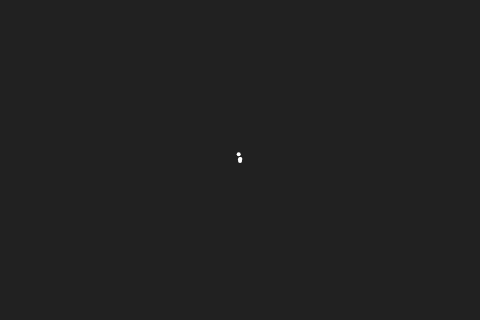
Frame 1 (no input)
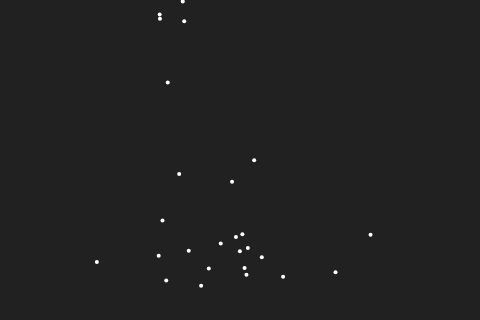
Frame 60 (no input)
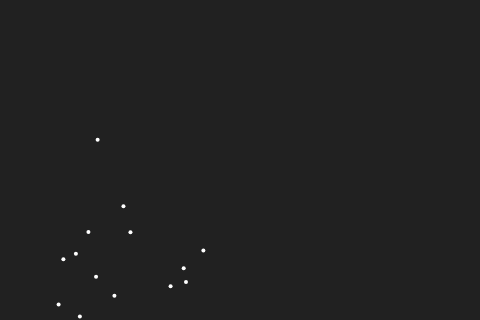
Frame 120 (the mouse pressed at the canvas centre since frame 60)

The p5.js sketch that drew these frames (run headless with seeded random() and noise() and a simulated clock; from frame 60 on, the mouse is pressed at the canvas centre):

// p5.js sketch
// ── sketch.js
"use strict";
//==========
// p5.js

const DEG_TO_RAD = Math.PI / 180;
const AREA_MIN = 5000;
const DISP_W = 480;
const DISP_H = 320;

let leader;
let dots;

function setup(){
	createCanvas(DISP_W, DISP_H);
	frameRate(32);
	colorMode(RGB);

	leader = new Dot(width/2, height/2, 0.9, 0.1, 2);
	let spd = 60 * 0.1;
	let deg = random(0, 360);
	leader.setMove(spd, deg);

	dots = [];

	putDot();
}

function draw(){
	background(33, 33, 33);

	leader.draw();

	for(let i=dots.length-1; 0<=i; i--){
		if(0 < dots[i].life){
			dots[i].draw();
		}else{
			dots.splice(i, 1);
		}
	}
}

function calcAlpha(d1, d2, d3){
	let num = (d1.x-d3.x)*(d2.y-d3.y)-(d2.x-d3.x)*(d1.y-d3.y);
	let area = min(AREA_MIN, Math.floor(Math.abs(num) * 0.5));
	let alpha = 1 - map(area, 0, AREA_MIN, 0.0, 1.0);
	return alpha;
}

function putDot(){
	console.log("putDot");

	createDot();
	//createDot();

	setTimeout(()=>{putDot();}, 30);
}

function createDot(){
	let x = leader.x;
	let y = leader.y;
	let b = leader.b * 0.8;
	let g = leader.g * 2;
	let r = leader.r;
	let spd = random(1, 30) * 0.1;
	let deg = random(0, 360);
	let dot = new Dot(x, y, b, g, r);
	dot.setMove(spd, deg);
	dots.push(dot);
}

class Dot{

	constructor(x, y, b, g, r){
		this._x = x;
		this._y = y;
		this._b = b;// Bounce
		this._g = g;// Gravity
		this._r = r;// Radius
		this._vX = 0;
		this._vY = 0;
		this._life = 64;
	}

	get x(){return this._x;}
	get y(){return this._y;}
	get b(){return this._b;}
	get g(){return this._g;}
	get r(){return this._r;}
	get vX(){return this._vX;}
	get vY(){return this._vY;}
	get life(){return this._life;}

	set x(n){this._x = n;}
	set y(n){this._y = n;}
	set g(n){this._b = b;}
	set g(n){this._g = g;}
	set r(n){this._r = n;}
	set vX(n){this._vX = n;}
	set vY(n){this._vY = n;}
	set life(n){this._life = n;}

	setMove(spd, deg){
		let rad = DEG_TO_RAD * deg;
		this._vX = Math.cos(rad) * spd;
		this._vY = Math.sin(rad) * spd;
	}

	draw(){
		if(this._x < 0) this._vX *= -1;
		if(width < this._x) this._vX *= -1;
		if(this._y < 0){
			this._y = 0;
			this._vY *= -0.2;
		}
		if(height < this._y){
			this._y = height;
			this._vY *= this._b * -1;
		}
		this._x += this._vX;
		this._y += this._vY;
		this._vY += this._g;
		this._life--;
		noStroke(); fill(255, 255, 255);
		circle(this._x, this._y, this._r*2);
	}
}
// ── minesweeper.js
/*!
 * smz2048.js v1.0.0
 *
 * Copyright (c) 2020 ShimejiOzaki
 *
 * Released under the MIT license.
 * see http://ozateck.sakura.ne.jp
 *
 * The inherits function is:
 * ISC license | https://github.com/isaacs/inherits/blob/master/LICENSE
 */
class MineSweeper{

	constructor(rows, cols, mines){
		this._rows = rows;
		this._cols = cols;
		this._tblMine = [];
		this._tblSensor = [];
		this._tblSearch = [];
		this.initTrap(mines);
		this.initSensor();
		this.initSearch();
	}

	getMine(){return this._tblMine;}
	getSensor(){return this._tblSensor;}
	getSearch(){return this._tblSearch;}

	initTrap(mines){
		this._tblMine = [];
		for(let r=0; r<this._rows; r++){
			let line = [];
			for(let c=0; c<this._cols; c++){
				line.push(0);
			}
			this._tblMine.push(line);
		}
		let arr = [];
		let total = this._rows*this._cols;
		for(let b=0; b<total; b++){
			if(b < mines){
				arr.push(1);
			}else{
				arr.push(0);
			}
		}
		for(let b=total-1; 0<b; b--){
			let rdm = Math.floor(Math.random() * (b-1));
			let tmp = arr[rdm];
			arr[rdm] = arr[b];
			arr[b] = tmp;
		}
		for(let b=0; b<total; b++){
			let r = Math.floor(b / this._cols);
			let c = Math.floor(b % this._cols);
			this._tblMine[r][c] = arr[b];
		}
	}

	initSensor(){
		this._tblSensor = [];
		for(let r=0; r<this._rows; r++){
			let line = [];
			for(let c=0; c<this._cols; c++){
				line.push(0);
			}
			this._tblSensor.push(line);
		}
		for(let r=0; r<this._rows; r++){
			for(let c=0; c<this._cols; c++){
				if(this.checkTrap(r, c, -1, -1)) this._tblSensor[r][c]++;
				if(this.checkTrap(r, c, -1, 0))  this._tblSensor[r][c]++;
				if(this.checkTrap(r, c, -1, 1))  this._tblSensor[r][c]++;
				if(this.checkTrap(r, c, 0, -1))  this._tblSensor[r][c]++;
				if(this.checkTrap(r, c, 0, 1))   this._tblSensor[r][c]++;
				if(this.checkTrap(r, c, 1, -1))  this._tblSensor[r][c]++;
				if(this.checkTrap(r, c, 1, 0))   this._tblSensor[r][c]++;
				if(this.checkTrap(r, c, 1, 1))   this._tblSensor[r][c]++;
			}
		}
	}

	initSearch(){
		this._tblSearch = [];
		for(let r=0; r<this._rows; r++){
			let line = [];
			for(let c=0; c<this._cols; c++){
				line.push(0);
			}
			this._tblSearch.push(line);
		}
	}

	sweep(r, c){
		this.initSearch();
		if(this._tblMine[r][c] == 1) return true;
		this.recursive(r, c);
		return false;
	}

	recursive(r, c){
		if(this._tblSearch[r][c] == 1) return;
		this._tblSearch[r][c] = 1;
		if(this._tblSensor[r][c] != 0) return;
		if(this.checkSpace(r, c, 1, 0))  this.recursive(r+1, c);
		if(this.checkSpace(r, c, -1, 0)) this.recursive(r-1, c);
		if(this.checkSpace(r, c, 0, 1))  this.recursive(r, c+1);
		if(this.checkSpace(r, c, 0, -1)) this.recursive(r, c-1);
	}

	checkSpace(r, c, x, y){
		let cR = r + x;
		let cC = c + y;
		if(cR < 0) return false;
		if(cC < 0) return false;
		if(this._rows <= cR) return false;
		if(this._cols <= cC) return false;
		if(this._tblMine[cR][cC] == 1) return false;
		return true;
	}

	checkTrap(r, c, x, y){
		let cR = r + x;
		let cC = c + y;
		if(cR < 0) return false;
		if(cC < 0) return false;
		if(this._rows <= cR) return false;
		if(this._cols <= cC) return false;
		if(this._tblMine[r][c] == 1) return false;
		if(this._tblMine[cR][cC] == 0) return false;
		return true;
	}

	consoleAll(){
		console.log("=Mine=");
		this.consoleTable(this._tblMine);
		console.log("=Sensor=");
		this.consoleTable(this._tblSensor);
		console.log("=Search=");
		this.consoleTable(this._tblSearch);
	}

	consoleTable(table){
		let line = "";
		for(let c=0; c<this._cols*2; c++) line += "-";
		line += "-\n";
		for(let r=0; r<this._rows; r++){
			line += "|";
			for(let c=0; c<this._cols; c++){
				let n = table[r][c];
				line += n;
				if(c < this._cols-1) line += ",";
			}
			line += "|\n";
		}
		for(let c=0; c<this._cols*2; c++) line += "-";
		line += "-\n";
		console.log(line);
	}
}
